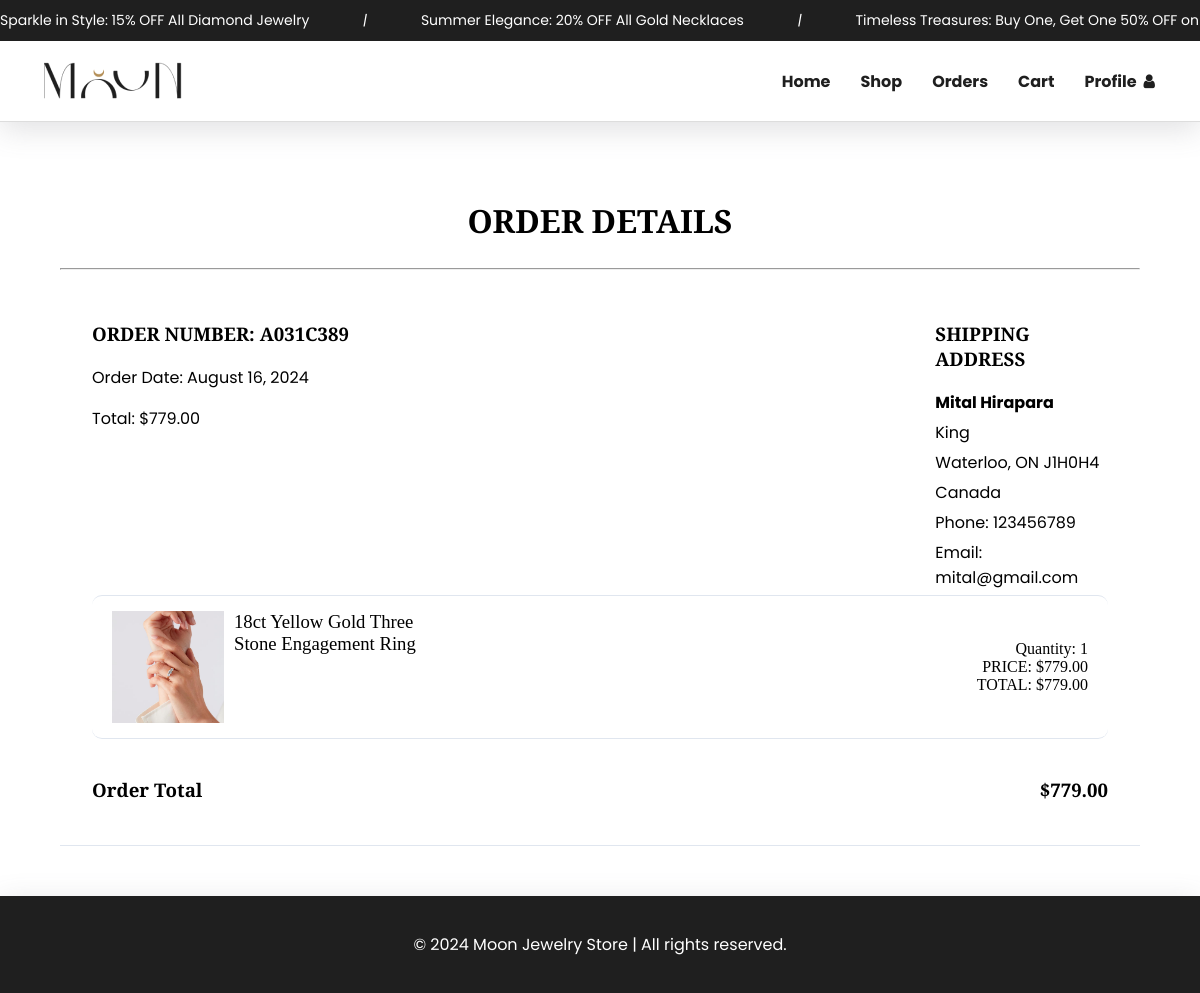
The app's page /view_order.php?order_id=2 (signed in) with its own data.
### tables this page shows
CREATE TABLE `orders` (
  `id` int(11) NOT NULL,
  `order_code` varchar(50) NOT NULL,
  `user_id` int(11) NOT NULL,
  `total_amount` decimal(10,2) NOT NULL,
  `address_first_name` varchar(50) NOT NULL,
  `address_last_name` varchar(50) NOT NULL,
  `address_street` varchar(255) NOT NULL,
  `address_city` varchar(100) NOT NULL,
  `address_state` varchar(100) NOT NULL,
  `address_postal_code` varchar(20) NOT NULL,
  `address_country` varchar(100) NOT NULL,
  `address_mobile` varchar(20) DEFAULT NULL,
  `address_email` varchar(100) DEFAULT NULL,
  `created_on` timestamp NOT NULL DEFAULT current_timestamp()
);

CREATE TABLE `orderitems` (
  `id` int(11) NOT NULL,
  `order_id` int(11) NOT NULL,
  `product_id` int(11) NOT NULL,
  `quantity` int(11) NOT NULL,
  `unit_price` decimal(10,2) NOT NULL
);

CREATE TABLE `products` (
  `id` int(11) NOT NULL,
  `product_name` varchar(255) NOT NULL,
  `brief_description` varchar(255) DEFAULT NULL,
  `full_description` text NOT NULL,
  `unit_price` decimal(10,2) NOT NULL,
  `category_id` int(11) DEFAULT NULL,
  `image_file` varchar(255) NOT NULL,
  `active` tinyint(1) NOT NULL DEFAULT 1,
  `created_on` timestamp NOT NULL DEFAULT current_timestamp()
);

### objects/orders.php (called while the page is built, shortened)
<?php
class Order {
    private $conn;
    private $table = "Orders";
    public $id;
    public function __construct($db) {
        $this->conn = $db;
    }
    public function getOrderById() {
        $query = "SELECT * FROM {$this->table} WHERE id = :orderId LIMIT 1";
        $stmt = $this->conn->prepare($query);
        $stmt->bindParam(':orderId', $this->id, PDO::PARAM_INT);
        $stmt->execute();
        $order = $stmt->fetch(PDO::FETCH_ASSOC);
        if ($order) {
            $this->total_amount = $order['total_amount'];
            $this->created_on = $order['created_on'];
            $this->order_code = $order['order_code'];
            $this->address_first_name = $order['address_first_name'];
            $this->address_last_name = $order['address_last_name'];
            $this->address_street = $order['address_street'];
            $this->address_city = $order['address_city'];
            $this->address_state = $order['address_state'];
            $this->address_postal_code = $order['address_postal_code'];
            $this->address_country = $order['address_country'];
            $this->address_mobile = $order['address_mobile'];
            $this->address_email = $order['address_email'];
        }
    }
}
?>

### objects/order_item.php (called while the page is built, shortened)
<?php
class OrderItem {
    private $conn;
    private $table_name = "OrderItems";
    public $order_id;
    public function __construct($db) {
        $this->conn = $db;
    }
    public function getAllByOrderId() {
        $query = "SELECT * FROM {$this->table_name} WHERE order_id = :order_id";
        $stmt = $this->conn->prepare($query);
        $stmt->bindParam(':order_id', $this->order_id, PDO::PARAM_INT);
        $stmt->execute();
        return $stmt;
    }
}
?>

### objects/product.php (called while the page is built, shortened)
<?php
class Product
{
    private $conn;
    private $table = "Products";
    public $id;
    public function __construct($db)
    {
        $this->conn = $db;
    }
    public function getProductById()
    {
        $query = "SELECT p.*, c.category_name
                  FROM {$this->table} p
                  JOIN Categories c ON p.category_id = c.id
                  WHERE p.id = :productId
                  LIMIT 1";
        $stmt = $this->conn->prepare($query);
        $stmt->bindParam(':productId', $this->id, PDO::PARAM_INT);
        $stmt->execute();
        $product = $stmt->fetch(PDO::FETCH_ASSOC);
        if ($product) {
            $this->product_name = $product['product_name'];
            $this->unit_price = $product['unit_price'];
            $this->image_file = $product['image_file'];
        }
    }
}

### view_order.php (the view, shortened to what this page needs)
<?php
include_once 'config/database.php';
include_once 'objects/orders.php';
include_once 'objects/order_item.php';
include_once 'objects/product.php';
$database = new Database();
$db = $database->getConnection();
$order = new Order($db);
$orderItem = new OrderItem($db);
$product = new Product($db);
$order_id = isset($_GET['order_id']) ? $_GET['order_id'] : 0;
$order->id = $order_id;
$order->getOrderById();
$orderItem->order_id = $order->id;
$items_stmt = $orderItem->getAllByOrderId();
$total = 0;
?>
<html lang="en">
<head>
    <link rel="stylesheet" href="https://cdnjs.cloudflare.com/ajax/libs/font-awesome/4.7.0/css/font-awesome.min.css">
    <link rel="stylesheet" href="src/css/cart.css">
    <link rel="stylesheet" href="src/css/styles.css">
</head>
<body>
    <?php include 'navbar.php'; ?>
    <section class="cart-section">
        <div class="cart-card" style="width: 90%;">
            <div class="cart-item-div view-order" style="width: 100%;">
                <h2 class="order-detail">ORDER DETAILS</h2>
                <hr />
                <section class="cart-item-sec">
                    <div class="order-details-header">
                        <div class="order-summary">
                            <h3>ORDER NUMBER: <?php echo htmlspecialchars($order->order_code, ENT_QUOTES, 'UTF-8'); ?></h3>
                            <p>Order Date: <?php echo date('F j, Y', strtotime($order->created_on)); ?></p>
                            <p>Total: $<?php echo number_format($order->total_amount, 2); ?></p>
                        </div>
                        <div class="address-details">
                            <h3>SHIPPING ADDRESS</h3>
                            <p><strong><?php echo htmlspecialchars($order->address_first_name, ENT_QUOTES, 'UTF-8'); ?> <?php echo htmlspecialchars($order->address_last_name, ENT_QUOTES, 'UTF-8'); ?></strong></p>
                            <p><?php echo htmlspecialchars($order->address_street, ENT_QUOTES, 'UTF-8'); ?></p>
                            <p><?php echo htmlspecialchars($order->address_city, ENT_QUOTES, 'UTF-8'); ?>, <?php echo htmlspecialchars($order->address_state, ENT_QUOTES, 'UTF-8'); ?> <?php echo htmlspecialchars($order->address_postal_code, ENT_QUOTES, 'UTF-8'); ?></p>
                            <p><?php echo htmlspecialchars($order->address_country, ENT_QUOTES, 'UTF-8'); ?></p>
                            <p>Phone: <?php echo htmlspecialchars($order->address_mobile, ENT_QUOTES, 'UTF-8'); ?></p>
                            <p>Email: <?php echo htmlspecialchars($order->address_email, ENT_QUOTES, 'UTF-8'); ?></p>
                        </div>
                    </div>
                    <?php if ($items_stmt->rowCount() > 0): ?>
                        <?php while ($item = $items_stmt->fetch(PDO::FETCH_ASSOC)): ?>
                            <?php
                            $product->id = $item['product_id'];
                            $product->getProductById();
                            $item_total = $product->unit_price * $item['quantity'];
                            $total += $item_total;
                            ?>
                            <div class="cart-item view-order" style="justify-content: space-between;">
                                <div class="cart-item-img">
                                    <img src="src/images/<?php echo htmlspecialchars($product->image_file, ENT_QUOTES, 'UTF-8'); ?>" alt="<?php echo htmlspecialchars($product->product_name, ENT_QUOTES, 'UTF-8'); ?>">
                                    <div class="cart-title">
                                        <h3><?php echo htmlspecialchars($product->product_name, ENT_QUOTES, 'UTF-8'); ?></h3>
                                    </div>
                                </div>
                                <div class="cart-item-info">
                                    <div class="order-title-sec">
                                        <div class="cart-price">
                                            <ul>
                                                <li>Quantity: <?php echo htmlspecialchars($item['quantity'], ENT_QUOTES, 'UTF-8'); ?></li>
                                                <li class="price">Price: $<?php echo number_format($product->unit_price, 2); ?></li>
                                                <li class="price">Total: $<?php echo number_format($item_total, 2); ?></li>
                                            </ul>
                                        </div>
                                    </div>
                                </div>
                            </div>
                        <?php endwhile; ?>
                        <div class="product-total">
                            <h3>Order Total</h3>
                            <h3>$<?php echo number_format($total, 2); ?></h3>
                        </div>
                    <?php else: ?>
                        <p>No items found for this order.</p>
                    <?php endif; ?>
                </section>
            </div>
        </div>
    </section>
    <?php include 'footer.php'; ?>
</body>
</html>

### navbar.php (shortened to what this page needs)
<nav class="header-nav">
    <div class="top-bar">
        <div class="promo">
            <span>Sparkle in Style: 15% OFF All Diamond Jewelry <i class="separator">|</i></span>
            <span>Summer Elegance: 20% OFF All Gold Necklaces <i class="separator">|</i></span>
            <span>Timeless Treasures: Buy One, Get One 50% OFF on Select Earrings <i class="separator">|</i></span>
        </div>
    </div>
    <header>
        <div class="nav-container">
            <a class="logo" href="index.php">
                <img src="src/images/logo.png" alt="MOON LOGO">
            </a>
            <nav>
                <ul>
                    <?php if (isset($_SESSION['role'])): ?>
                        <li><a href="index.php">Home</a></li>
                        <li><a href="shop.php">Shop</a></li>
                        <li><a href="orders.php">Orders</a></li>
                        <li><a href="cart.php">Cart</a></li>
                    <?php else: ?>
                        <li><a href="index.php">Home</a></li>
                        <li><a href="signup.php?login=1">Login</a></li>
                        <li><a href="signup.php?login=0">Signup</a></li>
                    <?php endif; ?>
                    <?php if (isset($_SESSION['role'])): ?>
                        <div class="dropdown">
                            <li><a href="#"><span style="padding-right:7px;">Profile</span><i class="fa fa-user"></i></a></li>
                        </div>
                    <?php endif; ?>
                </ul>
            </nav>
        </div>
    </header>
</nav>

### footer.php
<footer class="footer">
    <div class="footer_copyright">
        <p>&copy; 2024 Moon Jewelry Store | All rights reserved.</p>
    </div>
</footer>

### src/css/cart.css (style rules this page uses)
.cart-section { margin-top: 50px; margin-bottom: 50px; }
h1, h2, h3, h4, h5, h6 { font-family: 'Playfair Display', serif; }
p, span { font-family: 'Poppins', sans-serif; }
.cart-card { width: 85%; margin: auto; display: flex; justify-content: space-between; }
.cart-item-div { width: 68%; }
.cart-item-sec { padding: 24px 32px; border-bottom: 1px solid #e0e6ef; }
.cart-item-info { margin: 0 0 0 24px; width: 90%; }
.view-order .cart-item { border-top: 1px solid #e0e6ef; }
.view-order .cart-item-info { display: flex; align-items: center; justify-content: end; }
.cart-item { border-bottom: 1px solid #e0e6ef; padding: 30px 10px; }
.cart-item, .cart-title-sec { display: flex; }
.order-title-sec { display: flex; justify-content: space-between; }
.cart-item-img img { height: 112px; width: 112px; }
.cart-title h3, #address-sec h3 { font-weight: 300; font-family: 'Playfair Display', serif !important; }
.cart-price ul li { list-style-type: none; text-align: right; font-family: 'Playfair Display', serif !important; }
.product-total { display: flex; justify-content: space-between; }
.view-order .order-summary { width: 40%; }
.view-order .address-details { width: 17%; }
.view-order .cart-title h3 { margin-top: 0px !important; padding-left: 10px !important; font-family: 'Playfair Display', serif; }
.view-order .address-details p { margin: 5px 0px !important; }
.view-order .order-details-header { display: flex; justify-content: space-between; }
.view-order .address-details h3, .view-order .address-details h3 { font-family: 'Playfair Display', serif; }
.view-order .address-details { margin-right: 0px !important; }
.view-order .cart-price ul li { font-size: 16px !important; font-weight: lighter !important; }
.order-details-header { display: flex; justify-content: space-between; }
.address-details { margin-right: 25px; }
.view-order .cart-item-img { display: flex; }

### src/css/styles.css (style rules this page uses)
body { margin: 0; padding: 0; overflow-x: hidden; }
nav, .sub-heading, .head-content, #bistro-btn, #order-dish, .copyright { font-family: 'Poppins', sans-serif; }
.top-bar { background-color: #1f1f1f; color: #fff; padding: 10px 0; text-align: center; font-size: 14px; overflow: hidden; max-width: 100%; }
.promo { white-space: nowrap; overflow: hidden; display: inline-block; animation: scroll 22s linear infinite; }
.promo span { display: inline-block; }
.separator { padding-left: 50px; padding-right: 50px; }
header { background-color: #fff; border-bottom: 1px solid #ddd; }
.nav-container { display: flex; justify-content: space-between; align-items: center; padding: 15px 30px; }
nav ul { list-style: none; margin: 0; padding: 0; display: flex; }
nav ul li { margin: 0 15px; }
nav ul li a { text-decoration: none; color: #1f1f1f; font-weight: bold; transition: all 0.3s ease-in-out; }
footer, .header-nav { box-shadow: rgba(100, 100, 111, 0.2) 0px 7px 29px 0px; }
footer .footer_copyright { padding: 20px 0; background-color: #1f1f1f; }
footer .footer_copyright p { color: #fff; text-align: center; }
.price { text-align: left; font-weight: 700; text-transform: uppercase; font-size: 15px; color: #000; }
.order-detail { text-align: center; font-size: 32px; font-family: 'Playfair Display', serif; }
img { width: 100% }
.cart-item { background-color: #fff; border-radius: 10px; padding: 15px 20px; margin-bottom: 20px; }
.cart-item img { width: 115px; }
.price { font-size: 20px; font-weight: 700; color: #000 !important; font-family: 'Playfair Display', serif; }
.dropdown { position: relative; display: inline-block; }

### records on screen
orders: order_code "A031C389", created_on "August 16, 2024", total_amount "779.00", address_first_name "Mital", address_last_name "Hirapara", address_street "King", address_city "Waterloo", address_state "ON", address_postal_code "J1H0H4", address_country "Canada", address_mobile "123456789", address_email "mital@gmail.com"
orderitems: product.image_file (picture), product.product_name "18ct Yellow Gold Three Stone Engagement Ring", quantity "1", product.unit_price "779.00"

### other values on screen
$total "779.00"
